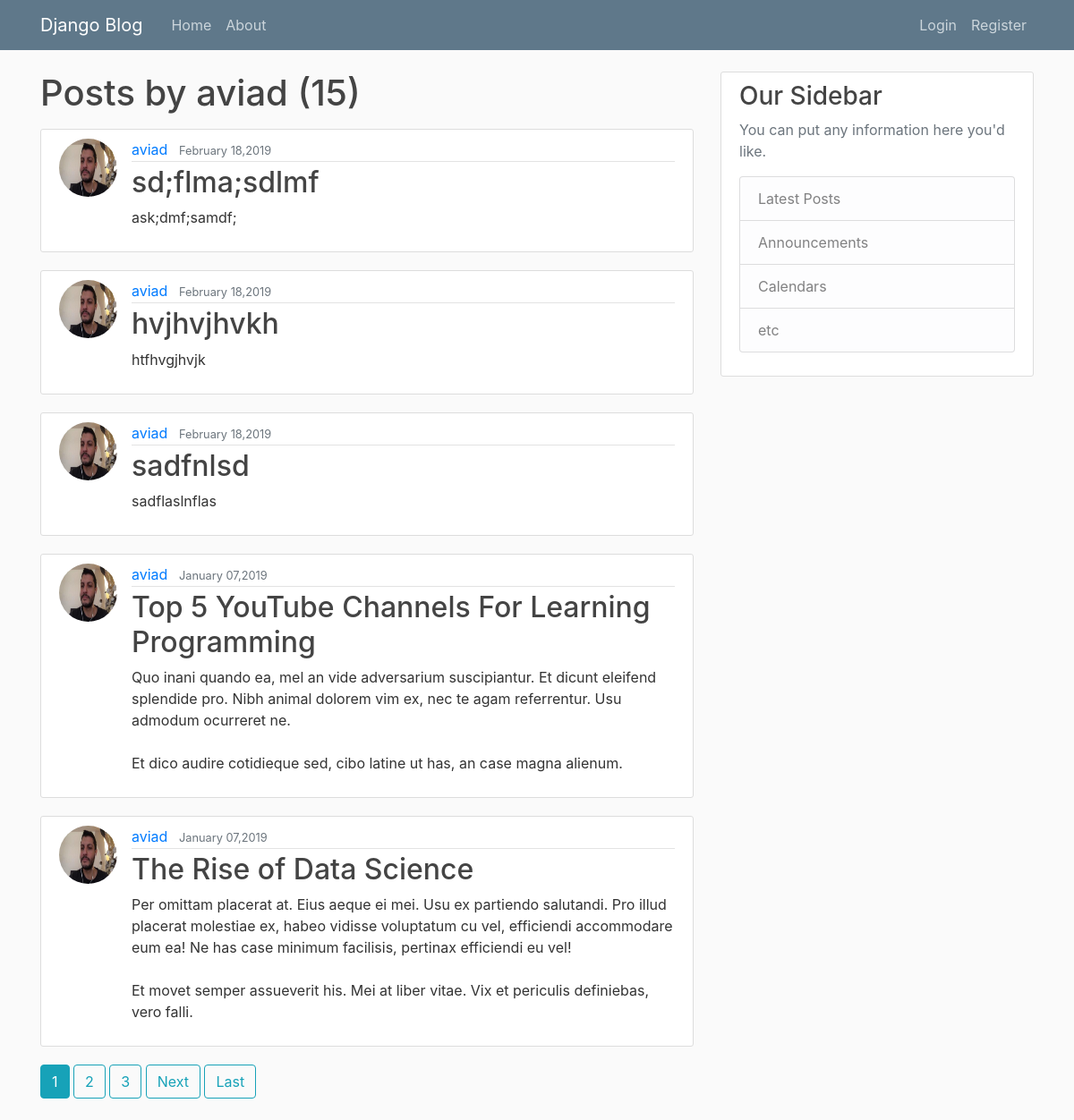
The app's page /user/aviad with its own data.
### blog/models.py (models this page shows, shortened)
class Post(models.Model):
	title = models.CharField(max_length=100)
	content = models.TextField()
	date_posted = models.DateTimeField(default=timezone.now)
	author = models.ForeignKey(User, on_delete=models.CASCADE)

### users/models.py (models this page shows, shortened)
class Profile(models.Model):
	user = models.OneToOneField(User, on_delete=models.CASCADE)
	image = models.ImageField(default='default.jpg', upload_to='profile_pics')

### blog/views.py (the view)
# urls.py: path('user/<str:username>', UserPostListView.as_view(), name="user-posts"),
class UserPostListView(ListView):
	model = Post
	template_name = 'blog/user_posts.html'
	context_object_name = 'posts'
	paginate_by = 5
	def get_queryset(self):
		user = get_object_or_404(User, username=self.kwargs.get('username'))
		return Post.objects.filter(author=user).order_by('-date_posted')

### blog/templates/blog/user_posts.html (shortened to what this page needs)
{% extends "blog/base.html"%}
{% block content %}
	<h1 class="mb-3">Posts by {{view.kwargs.username}} ({{ page_obj.paginator.count }})</h1>
	{% for post in posts %}
		<article class="media content-section">
		  <img  class="rounded-circle article-img" src="{{ post.author.profile.image.url}}" alt="">
		  <div class="media-body">
		    <div class="article-metadata">
		      <a class="mr-2" href="{% url 'user-posts' post.author.username %}">{{ post.author }}</a>
		      <small class="text-muted">{{ post.date_posted|date:"F d,Y" }}</small>
		    </div>
		    <h2><a class="article-title" href="{% url 'post-detail' post.id %}">{{ post.title }}</a></h2>
		    <p class="article-content">{{ post.content }}</p>
		  </div>
		</article>
	{% endfor%}
	{% if is_paginated %}
		{% for  num in page_obj.paginator.page_range %}
			{% if page_obj.number == num %}
				<a class="btn btn-info mb-4" href="?page={{ num }}">{{ num }}</a>
			{% elif num > page_obj.number|add:'-3' and num < page_obj.number|add:'3' %}
				<a class="btn btn-outline-info mb-4" href="?page={{num}}">{{ num }}</a>
			{% endif %}
		{% endfor %}
		{% if page_obj.has_next %}
			<a class="btn btn-outline-info mb-4" href="?page={{page_obj.next_page_number}}">Next</a>
			<a class="btn btn-outline-info mb-4" href="?page={{page_obj.paginator.num_pages}}">Last</a>
		{% endif %}
	{% endif %}
{% endblock content%}

### blog/static/blog/main.css (style rules this page uses)
body { background: #fafafa; color: #333333; margin-top: 5rem; }
h1, h2, h3, h4, h5, h6 { color: #444444; }
.content-section { background: #ffffff; padding: 10px 20px; border: 1px solid #dddddd; border-radius: 3px; margin-bottom: 20px; }
.article-title { color: #444444; }
.article-content { white-space: pre-line; }
.article-img { height: 65px; width: 65px; margin-right: 16px; }
.article-metadata { padding-bottom: 1px; margin-bottom: 4px; border-bottom: 1px solid #e3e3e3 }

### records on screen
Post: author.profile.image (picture), author "aviad", date_posted "February 18,2019", title "sd;flma;sdlmf", content "ask;dmf;samdf;"
Post: author.profile.image (picture), author "aviad", date_posted "February 18,2019", title "hvjhvjhvkh", content "htfhvgjhvjk"
Post: author.profile.image (picture), author "aviad", date_posted "February 18,2019", title "sadfnlsd", content "sadflaslnflas"
Post: author.profile.image (picture), author "aviad", date_posted "January 07,2019", title "Top 5 YouTube Channels For Learning Programming", content "Quo inani quando ea, mel an vide adversarium suscipiantur. Et dicunt eleifend splendide pro. Nibh animal dolorem vim ex, nec te agam referrentur. Usu admodum ocurreret ne. Et dico audire cotidieque sed, cibo latine ut has, an case magna alienum."
Post: author.profile.image (picture), author "aviad", date_posted "January 07,2019", title "The Rise of Data Science", content "Per omittam placerat at. Eius aeque ei mei. Usu ex partiendo salutandi. Pro illud placerat molestiae ex, habeo vidisse voluptatum cu vel, efficiendi accommodare eum ea! Ne has case minimum facilisis, pertinax efficiendi eu vel! Et movet semper assueverit his. Mei at liber vitae. Vix et periculis definiebas, vero falli."

### other values on screen
{{ view.kwargs.username }} "aviad"
{{ page_obj.paginator.count }} "15"
{{ num }} "1"
{{ num }} "2" "3"
